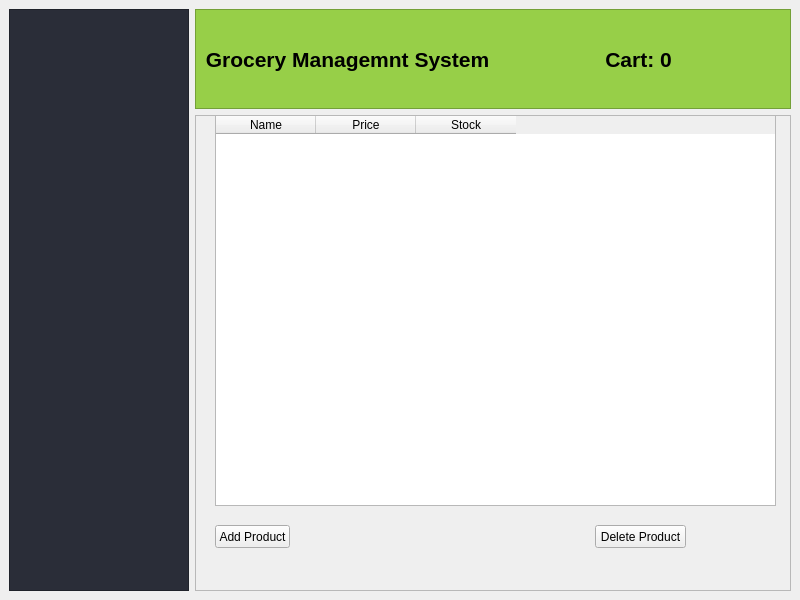
<?xml version="1.0" encoding="UTF-8"?>
<ui version="4.0">
 <class>MainWindow</class>
 <widget class="QMainWindow" name="MainWindow">
  <property name="geometry">
   <rect>
    <x>0</x>
    <y>0</y>
    <width>800</width>
    <height>600</height>
   </rect>
  </property>
  <property name="windowTitle">
   <string>MainWindow</string>
  </property>
  <widget class="QWidget" name="centralwidget">
   <layout class="QGridLayout" name="gridLayout">
    <item row="1" column="2">
     <widget class="QFrame" name="main_body">
      <property name="maximumSize">
       <size>
        <width>1000</width>
        <height>900</height>
       </size>
      </property>
      <property name="frameShape">
       <enum>QFrame::StyledPanel</enum>
      </property>
      <property name="frameShadow">
       <enum>QFrame::Raised</enum>
      </property>
      <widget class="QStackedWidget" name="stackedWidget">
       <property name="geometry">
        <rect>
         <x>0</x>
         <y>0</y>
         <width>581</width>
         <height>461</height>
        </rect>
       </property>
       <property name="maximumSize">
        <size>
         <width>1050</width>
         <height>900</height>
        </size>
       </property>
       <property name="currentIndex">
        <number>0</number>
       </property>
       <widget class="QWidget" name="dashboard">
        <widget class="QTableWidget" name="tableWidget">
         <property name="geometry">
          <rect>
           <x>20</x>
           <y>0</y>
           <width>561</width>
           <height>391</height>
          </rect>
         </property>
         <property name="maximumSize">
          <size>
           <width>1000</width>
           <height>900</height>
          </size>
         </property>
         <column>
          <property name="text">
           <string>Name</string>
          </property>
         </column>
         <column>
          <property name="text">
           <string>Price</string>
          </property>
         </column>
         <column>
          <property name="text">
           <string>Stock</string>
          </property>
          <property name="textAlignment">
           <set>AlignCenter</set>
          </property>
         </column>
        </widget>
        <widget class="QPushButton" name="add_product_btn">
         <property name="geometry">
          <rect>
           <x>20</x>
           <y>410</y>
           <width>75</width>
           <height>23</height>
          </rect>
         </property>
         <property name="cursor">
          <cursorShape>PointingHandCursor</cursorShape>
         </property>
         <property name="text">
          <string>Add Product</string>
         </property>
        </widget>
        <widget class="QPushButton" name="dlt_product_btn">
         <property name="geometry">
          <rect>
           <x>400</x>
           <y>410</y>
           <width>91</width>
           <height>23</height>
          </rect>
         </property>
         <property name="cursor">
          <cursorShape>PointingHandCursor</cursorShape>
         </property>
         <property name="text">
          <string>Delete Product</string>
         </property>
        </widget>
       </widget>
       <widget class="QWidget" name="customer_shopping_window">
        <widget class="QListWidget" name="cart_item_list">
         <property name="geometry">
          <rect>
           <x>20</x>
           <y>10</y>
           <width>561</width>
           <height>231</height>
          </rect>
         </property>
        </widget>
        <widget class="QLabel" name="total_amount">
         <property name="geometry">
          <rect>
           <x>30</x>
           <y>250</y>
           <width>181</width>
           <height>41</height>
          </rect>
         </property>
         <property name="font">
          <font>
           <pointsize>16</pointsize>
           <weight>75</weight>
           <bold>true</bold>
          </font>
         </property>
         <property name="text">
          <string>Total Amount: 0</string>
         </property>
        </widget>
        <widget class="QPushButton" name="procced_topayment_btn">
         <property name="geometry">
          <rect>
           <x>290</x>
           <y>260</y>
           <width>171</width>
           <height>31</height>
          </rect>
         </property>
         <property name="text">
          <string>Procced To payment</string>
         </property>
        </widget>
       </widget>
       <widget class="QWidget" name="payment_recipt_gen_window">
        <widget class="QComboBox" name="payment_method">
         <property name="geometry">
          <rect>
           <x>370</x>
           <y>20</y>
           <width>181</width>
           <height>41</height>
          </rect>
         </property>
         <item>
          <property name="text">
           <string>Cash</string>
          </property>
         </item>
         <item>
          <property name="text">
           <string>Card</string>
          </property>
         </item>
         <item>
          <property name="text">
           <string>organs</string>
          </property>
         </item>
        </widget>
        <widget class="QTextEdit" name="recipt">
         <property name="geometry">
          <rect>
           <x>20</x>
           <y>20</y>
           <width>331</width>
           <height>211</height>
          </rect>
         </property>
        </widget>
        <widget class="QPushButton" name="confirm_payment_btn">
         <property name="geometry">
          <rect>
           <x>390</x>
           <y>160</y>
           <width>121</width>
           <height>41</height>
          </rect>
         </property>
         <property name="text">
          <string>Confirm</string>
         </property>
        </widget>
       </widget>
       <widget class="QWidget" name="order_history_window">
        <widget class="QTableWidget" name="order_history">
         <property name="geometry">
          <rect>
           <x>20</x>
           <y>20</y>
           <width>551</width>
           <height>192</height>
          </rect>
         </property>
        </widget>
        <widget class="QLabel" name="ordr_details">
         <property name="geometry">
          <rect>
           <x>30</x>
           <y>230</y>
           <width>171</width>
           <height>81</height>
          </rect>
         </property>
         <property name="font">
          <font>
           <pointsize>16</pointsize>
           <weight>75</weight>
           <bold>true</bold>
          </font>
         </property>
         <property name="text">
          <string>Order Details: </string>
         </property>
        </widget>
        <widget class="QPushButton" name="view_more_btn">
         <property name="geometry">
          <rect>
           <x>320</x>
           <y>260</y>
           <width>111</width>
           <height>31</height>
          </rect>
         </property>
         <property name="text">
          <string>View More</string>
         </property>
        </widget>
       </widget>
      </widget>
     </widget>
    </item>
    <item row="0" column="0" rowspan="2">
     <widget class="QFrame" name="sidebar">
      <property name="maximumSize">
       <size>
        <width>180</width>
        <height>900</height>
       </size>
      </property>
      <property name="styleSheet">
       <string notr="true">background-color: rgb(42, 45, 56);
</string>
      </property>
      <property name="frameShape">
       <enum>QFrame::StyledPanel</enum>
      </property>
      <property name="frameShadow">
       <enum>QFrame::Raised</enum>
      </property>
      <layout class="QVBoxLayout" name="verticalLayout">
       <item>
        <widget class="QPushButton" name="dashboard_btn">
         <property name="cursor">
          <cursorShape>PointingHandCursor</cursorShape>
         </property>
         <property name="styleSheet">
          <string notr="true">border: None;</string>
         </property>
         <property name="text">
          <string/>
         </property>
         <property name="icon">
          <iconset resource="icons.qrc">
           <normaloff>:/newPrefix/Icon/icons8-dashboard-96.png</normaloff>:/newPrefix/Icon/icons8-dashboard-96.png</iconset>
         </property>
         <property name="iconSize">
          <size>
           <width>50</width>
           <height>50</height>
          </size>
         </property>
         <property name="checkable">
          <bool>false</bool>
         </property>
        </widget>
       </item>
       <item>
        <widget class="QPushButton" name="customer_windw_btn">
         <property name="cursor">
          <cursorShape>PointingHandCursor</cursorShape>
         </property>
         <property name="styleSheet">
          <string notr="true">border: None;</string>
         </property>
         <property name="text">
          <string/>
         </property>
         <property name="icon">
          <iconset resource="icons.qrc">
           <normaloff>:/newPrefix/Icon/icons8-add-shopping-cart-90.png</normaloff>:/newPrefix/Icon/icons8-add-shopping-cart-90.png</iconset>
         </property>
         <property name="iconSize">
          <size>
           <width>50</width>
           <height>50</height>
          </size>
         </property>
         <property name="checkable">
          <bool>false</bool>
         </property>
        </widget>
       </item>
       <item>
        <widget class="QPushButton" name="payment_windwo_btn">
         <property name="cursor">
          <cursorShape>PointingHandCursor</cursorShape>
         </property>
         <property name="styleSheet">
          <string notr="true">border: None;</string>
         </property>
         <property name="text">
          <string/>
         </property>
         <property name="icon">
          <iconset resource="icons.qrc">
           <normaloff>:/newPrefix/Icon/icons8-pay-90.png</normaloff>:/newPrefix/Icon/icons8-pay-90.png</iconset>
         </property>
         <property name="iconSize">
          <size>
           <width>50</width>
           <height>50</height>
          </size>
         </property>
        </widget>
       </item>
       <item>
        <widget class="QPushButton" name="cart_checkout_windwo_btn">
         <property name="cursor">
          <cursorShape>PointingHandCursor</cursorShape>
         </property>
         <property name="styleSheet">
          <string notr="true">border: None;</string>
         </property>
         <property name="text">
          <string/>
         </property>
         <property name="icon">
          <iconset resource="icons.qrc">
           <normaloff>:/newPrefix/Icon/icons8-cheque-90.png</normaloff>:/newPrefix/Icon/icons8-cheque-90.png</iconset>
         </property>
         <property name="iconSize">
          <size>
           <width>50</width>
           <height>50</height>
          </size>
         </property>
        </widget>
       </item>
      </layout>
     </widget>
    </item>
    <item row="0" column="2">
     <widget class="QFrame" name="header">
      <property name="maximumSize">
       <size>
        <width>900</width>
        <height>100</height>
       </size>
      </property>
      <property name="styleSheet">
       <string notr="true">background-color: rgb(151, 207, 72);</string>
      </property>
      <property name="frameShape">
       <enum>QFrame::StyledPanel</enum>
      </property>
      <property name="frameShadow">
       <enum>QFrame::Raised</enum>
      </property>
      <layout class="QHBoxLayout" name="horizontalLayout">
       <item>
        <widget class="QLabel" name="header_text">
         <property name="font">
          <font>
           <pointsize>16</pointsize>
           <weight>75</weight>
           <bold>true</bold>
          </font>
         </property>
         <property name="text">
          <string>Grocery Managemnt System</string>
         </property>
         <property name="alignment">
          <set>Qt::AlignCenter</set>
         </property>
        </widget>
       </item>
       <item>
        <widget class="QLabel" name="cart">
         <property name="font">
          <font>
           <pointsize>16</pointsize>
           <weight>75</weight>
           <bold>true</bold>
          </font>
         </property>
         <property name="text">
          <string>Cart: 0</string>
         </property>
         <property name="alignment">
          <set>Qt::AlignCenter</set>
         </property>
        </widget>
       </item>
      </layout>
     </widget>
    </item>
   </layout>
  </widget>
 </widget>
 <resources>
  <include location="icons.qrc"/>
 </resources>
 <connections/>
</ui>
